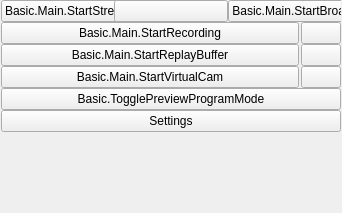
<?xml version="1.0" encoding="UTF-8"?>
<ui version="4.0">
 <class>OBSBasicControls</class>
 <widget class="QWidget" name="OBSBasicControls">
  <property name="geometry">
   <rect>
    <x>0</x>
    <y>0</y>
    <width>318</width>
    <height>213</height>
   </rect>
  </property>
  <layout class="QVBoxLayout" name="verticalLayout_9">
   <property name="spacing">
    <number>0</number>
   </property>
   <property name="leftMargin">
    <number>1</number>
   </property>
   <property name="topMargin">
    <number>0</number>
   </property>
   <property name="rightMargin">
    <number>1</number>
   </property>
   <property name="bottomMargin">
    <number>1</number>
   </property>
   <item>
    <widget class="QFrame" name="controlsFrame">
     <layout class="QVBoxLayout" name="buttonsVLayout">
      <property name="spacing">
       <number>0</number>
      </property>
      <property name="leftMargin">
       <number>0</number>
      </property>
      <property name="topMargin">
       <number>0</number>
      </property>
      <property name="rightMargin">
       <number>0</number>
      </property>
      <property name="bottomMargin">
       <number>0</number>
      </property>
      <item>
       <layout class="QHBoxLayout" name="horizontalLayout_7">
        <item>
         <widget class="QPushButton" name="streamButton">
          <property name="enabled">
           <bool>true</bool>
          </property>
          <property name="sizePolicy">
           <sizepolicy hsizetype="Ignored" vsizetype="Fixed">
            <horstretch>0</horstretch>
            <verstretch>0</verstretch>
           </sizepolicy>
          </property>
          <property name="minimumSize">
           <size>
            <width>150</width>
            <height>0</height>
           </size>
          </property>
          <property name="text">
           <string>Basic.Main.StartStreaming</string>
          </property>
         </widget>
        </item>
        <item>
         <widget class="QPushButton" name="pauseStreamButton">
          <property name="enabled">
           <bool>true</bool>
          </property>
          <property name="minimumSize">
           <size>
            <width>0</width>
            <height>0</height>
           </size>
          </property>
          <property name="toolTip">
           <string>Basic.Main.PauseStream</string>
          </property>
          <property name="accessibleName">
           <string>Basic.Main.PauseStream</string>
          </property>
          <property name="icon">
           <iconset resource="obs.qrc">
            <normaloff>:/res/images/media-pause.svg</normaloff>:/res/images/media-pause.svg</iconset>
          </property>
          <property name="class" stdset="0">
           <string>icon-media-pause</string>
          </property>
         </widget>
        </item>
        <item>
         <widget class="QPushButton" name="broadcastButton">
          <property name="enabled">
           <bool>true</bool>
          </property>
          <property name="sizePolicy">
           <sizepolicy hsizetype="Ignored" vsizetype="Fixed">
            <horstretch>0</horstretch>
            <verstretch>0</verstretch>
           </sizepolicy>
          </property>
          <property name="minimumSize">
           <size>
            <width>150</width>
            <height>0</height>
           </size>
          </property>
          <property name="text">
           <string>Basic.Main.StartBroadcast</string>
          </property>
         </widget>
        </item>
       </layout>
      </item>
      <item>
       <layout class="QHBoxLayout" name="recordingLayout">
        <property name="spacing">
         <number>2</number>
        </property>
        <property name="leftMargin">
         <number>0</number>
        </property>
        <property name="topMargin">
         <number>0</number>
        </property>
        <property name="rightMargin">
         <number>0</number>
        </property>
        <property name="bottomMargin">
         <number>0</number>
        </property>
        <item>
         <widget class="QPushButton" name="recordButton">
          <property name="enabled">
           <bool>true</bool>
          </property>
          <property name="sizePolicy">
           <sizepolicy hsizetype="MinimumExpanding" vsizetype="Fixed">
            <horstretch>0</horstretch>
            <verstretch>0</verstretch>
           </sizepolicy>
          </property>
          <property name="minimumSize">
           <size>
            <width>0</width>
            <height>0</height>
           </size>
          </property>
          <property name="text">
           <string>Basic.Main.StartRecording</string>
          </property>
         </widget>
        </item>
        <item>
         <widget class="QPushButton" name="pauseRecordButton">
          <property name="enabled">
           <bool>true</bool>
          </property>
          <property name="minimumSize">
           <size>
            <width>0</width>
            <height>0</height>
           </size>
          </property>
          <property name="toolTip">
           <string>Basic.Main.PauseRecording</string>
          </property>
          <property name="accessibleName">
           <string>Basic.Main.PauseRecording</string>
          </property>
          <property name="icon">
           <iconset resource="obs.qrc">
            <normaloff>:/res/images/media-pause.svg</normaloff>:/res/images/media-pause.svg</iconset>
          </property>
          <property name="class" stdset="0">
           <string>icon-media-pause</string>
          </property>
         </widget>
        </item>
       </layout>
      </item>
      <item>
       <layout class="QHBoxLayout" name="replayBufferLayout">
        <property name="spacing">
         <number>2</number>
        </property>
        <property name="leftMargin">
         <number>0</number>
        </property>
        <property name="topMargin">
         <number>0</number>
        </property>
        <property name="rightMargin">
         <number>0</number>
        </property>
        <property name="bottomMargin">
         <number>0</number>
        </property>
        <item>
         <widget class="QPushButton" name="replayBufferButton">
          <property name="enabled">
           <bool>true</bool>
          </property>
          <property name="sizePolicy">
           <sizepolicy hsizetype="MinimumExpanding" vsizetype="Fixed">
            <horstretch>0</horstretch>
            <verstretch>0</verstretch>
           </sizepolicy>
          </property>
          <property name="minimumSize">
           <size>
            <width>0</width>
            <height>0</height>
           </size>
          </property>
          <property name="text">
           <string>Basic.Main.StartReplayBuffer</string>
          </property>
         </widget>
        </item>
        <item>
         <widget class="QPushButton" name="saveReplayButton">
          <property name="enabled">
           <bool>true</bool>
          </property>
          <property name="minimumSize">
           <size>
            <width>0</width>
            <height>0</height>
           </size>
          </property>
          <property name="toolTip">
           <string>Basic.Main.SaveReplay</string>
          </property>
          <property name="accessibleName">
           <string>Basic.Main.SaveReplay</string>
          </property>
          <property name="icon">
           <iconset resource="obs.qrc">
            <normaloff>:/res/images/save.svg</normaloff>:/res/images/save.svg</iconset>
          </property>
          <property name="class" stdset="0">
           <string>icon-save</string>
          </property>
         </widget>
        </item>
       </layout>
      </item>
      <item>
       <layout class="QHBoxLayout" name="virtualCamLayout">
        <property name="spacing">
         <number>2</number>
        </property>
        <property name="leftMargin">
         <number>0</number>
        </property>
        <property name="topMargin">
         <number>0</number>
        </property>
        <property name="rightMargin">
         <number>0</number>
        </property>
        <property name="bottomMargin">
         <number>0</number>
        </property>
        <item>
         <widget class="QPushButton" name="virtualCamButton">
          <property name="enabled">
           <bool>true</bool>
          </property>
          <property name="sizePolicy">
           <sizepolicy hsizetype="MinimumExpanding" vsizetype="Fixed">
            <horstretch>0</horstretch>
            <verstretch>0</verstretch>
           </sizepolicy>
          </property>
          <property name="minimumSize">
           <size>
            <width>0</width>
            <height>0</height>
           </size>
          </property>
          <property name="text">
           <string>Basic.Main.StartVirtualCam</string>
          </property>
         </widget>
        </item>
        <item>
         <widget class="QPushButton" name="virtualCamConfigButton">
          <property name="enabled">
           <bool>true</bool>
          </property>
          <property name="minimumSize">
           <size>
            <width>0</width>
            <height>0</height>
           </size>
          </property>
          <property name="toolTip">
           <string>Basic.Main.VirtualCamConfig</string>
          </property>
          <property name="accessibleName">
           <string>Basic.Main.VirtualCamConfig</string>
          </property>
          <property name="icon">
           <iconset resource="obs.qrc">
            <normaloff>:/settings/images/settings/general.svg</normaloff>:/settings/images/settings/general.svg</iconset>
          </property>
          <property name="class" stdset="0">
           <string>icon-gear</string>
          </property>
         </widget>
        </item>
       </layout>
      </item>
      <item>
       <widget class="QPushButton" name="modeSwitch">
        <property name="sizePolicy">
         <sizepolicy hsizetype="Ignored" vsizetype="Fixed">
          <horstretch>0</horstretch>
          <verstretch>0</verstretch>
         </sizepolicy>
        </property>
        <property name="minimumSize">
         <size>
          <width>150</width>
          <height>0</height>
         </size>
        </property>
        <property name="text">
         <string>Basic.TogglePreviewProgramMode</string>
        </property>
       </widget>
      </item>
      <item>
       <widget class="QPushButton" name="settingsButton">
        <property name="sizePolicy">
         <sizepolicy hsizetype="Ignored" vsizetype="Fixed">
          <horstretch>0</horstretch>
          <verstretch>0</verstretch>
         </sizepolicy>
        </property>
        <property name="minimumSize">
         <size>
          <width>150</width>
          <height>0</height>
         </size>
        </property>
        <property name="text">
         <string>Settings</string>
        </property>
       </widget>
      </item>
      <item>
       <spacer name="expVSpacer">
        <property name="orientation">
         <enum>Qt::Orientation::Vertical</enum>
        </property>
        <property name="sizeHint" stdset="0">
         <size>
          <width>0</width>
          <height>0</height>
         </size>
        </property>
       </spacer>
      </item>
     </layout>
    </widget>
   </item>
  </layout>
 </widget>
 <resources>
  <include location="obs.qrc"/>
 </resources>
 <connections/>
</ui>
